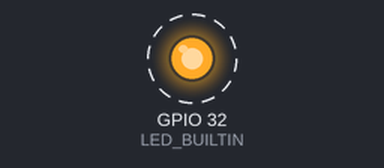
The sketch below on a simulated ESP32. On the bench: output pins drawn as LEDs (lit = HIGH). Dashed ring = blinking. What the sketch prints to the serial monitor is not drawn.

Above: at 0.5 s.
Timing chart, 0 to 4.6 s (numbered marks = the images above):
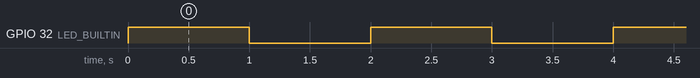

Measured:
- by itself, GPIO 32 (LED_BUILTIN): alternates HIGH for 1.0 s and LOW for 1.0 s

The sketch:

Blinking.ino
```cpp
int LED_BUILTIN = 32;

void setup() {
pinMode (LED_BUILTIN, OUTPUT);
Serial.begin(9600);
}

void loop() {
Serial.println("High");
digitalWrite(LED_BUILTIN, HIGH);
delay(1000);

Serial.println("Low");
digitalWrite(LED_BUILTIN, LOW);
delay(1000);
}
```
